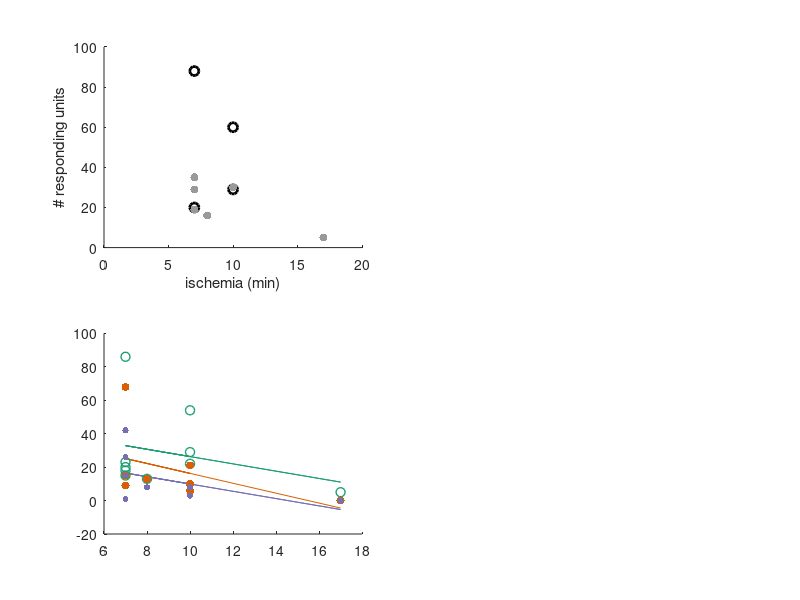

MATLAB code for this plot: (Note: this script raises an error after producing the figure.)
pathcode = 'C:\Users\Lenovo2020\OneDrive - imec\HumRet\_scripts';
pathSave = 'C:\Users\Lenovo2020\OneDrive - imec\HumanRetina\PlosOne\resubmission';

addpath(genpath(pathcode))
%%
patient_data = [7	1	18	nan	2	15 19;7	1	20	nan	4	15 29;...
17	1	5	0	0	0 5;7	0	15	9	0	1 20;...
10	0	22	21	9	8 29;10	0	54	10	1	3 60;...
7	0	86	68	11	42 88;7	1	23	15	0	26 35;...
8	1	13	13	10	8 16;10	1	29	6	0	3 30]; %ischemia, disease, dg, chrp, bar flash, total
%%
cols = [27,158,119;217,95,2;117,112,179]; cols = cols./255;
figure
subplot(2,2,1)
dis = find(patient_data(:,2)==1);
nodis = find(patient_data(:,2)==0);
scatter(patient_data(nodis,1),patient_data(nodis,7),45,'k','linewidth',2);
hold on
scatter(patient_data(dis,1),patient_data(dis,7),35,[0.6 0.6 0.6],'filled');
axis([0 20 0 100])
xlabel('ischemia (min)')
ylabel('# responding units')

subplot(2,2,3)


P = polyfit(patient_data(:,1),patient_data(:,3),1);
yfit = P(1)*patient_data(:,1)+P(2);
hold on
plot(patient_data(:,1),yfit,'-','color',cols(1,:))

tmp = find(~isnan(patient_data(:,4)));
P = polyfit(patient_data(tmp,1),patient_data(tmp,4),1);
yfit = P(1)*patient_data(tmp,1)+P(2);
hold on
plot(patient_data(tmp,1),yfit,'-','color',cols(2,:))

P = polyfit(patient_data(:,1),patient_data(:,6),1);
yfit = P(1)*patient_data(:,1)+P(2);
hold on
plot(patient_data(:,1),yfit,'-','color',cols(3,:))

scatter(patient_data(:,1),patient_data(:,3),45,cols(1,:),'linewidth',1);
s1 = scatter(patient_data(:,1),patient_data(:,4),35,cols(2,:),'filled');
scatter(patient_data(:,1),patient_data(:,6),20,cols(3,:),'filled');
alpha(s1,0.5)
xlabel('ischemia (min)')
ylabel('# responding units')
axis([0 20 0 100])
legend({'drifting-grating','chirp','flash'})

subplot(2,2,4)
dis = find(patient_data(:,2)==1);
nodis = find(patient_data(:,2)==0);
data_dis = patient_data(dis,7);
data_nodis = patient_data(nodis,7);

scatter(repmat(1,1,length(data_nodis)),data_nodis,15,[0.2 0.2 0.2]);
% plotSpread(data_nodis,'distributionIdx',repmat(1,length(data_nodis),1),'distributionMarkers',{'.'},'distributionColors',{[0.2 0.2 0.2]})
 hold on
 p1 = plot([1-0.3 1+0.3],[median(data_nodis) median(data_nodis)],'-','color',[0.2 0.2 0.2],'linewidth',2)
scatter(repmat(7,1,length(data_dis)),data_dis,15,[0.6 0.6 0.6],'markerfacealpha',0.5);
%  plotSpread(data_dis,'distributionIdx',repmat(7,length(data_dis),1),'distributionMarkers',{'.'},'distributionColors',{[0.6 0.6 0.6]})
 hold on
 plot([7-0.3 7+0.3],[median(data_dis) median(data_dis)],'-','color',[0.6 0.6 0.6],'linewidth',2)

 data_dis = patient_data(dis,3);
data_nodis = patient_data(nodis,3);
scatter(repmat(2,1,length(data_nodis)),data_nodis,15,cols(1,:));
% plotSpread(data_nodis,'distributionIdx',repmat(1,length(data_nodis),1),'distributionMarkers',{'.'},'distributionColors',{[0.2 0.2 0.2]})
 hold on
 p1 = plot([2-0.3 2+0.3],[median(data_nodis) median(data_nodis)],'-','color',cols(1,:),'linewidth',2)
scatter(repmat(8,1,length(data_dis)),data_dis,15,[cols(1,:)],'markerfacealpha',0.5);
%  plotSpread(data_dis,'distributionIdx',repmat(7,length(data_dis),1),'distributionMarkers',{'.'},'distributionColors',{[0.6 0.6 0.6]})
 hold on
 plot([8-0.3 8+0.3],[median(data_dis) median(data_dis)],'-','color',[cols(1,:) 0.5],'linewidth',2)

 
 data_dis = patient_data(dis,4);
data_nodis = patient_data(nodis,4);
scatter(repmat(3,1,length(data_nodis)),data_nodis,15,cols(2,:));
% plotSpread(data_nodis,'distributionIdx',repmat(1,length(data_nodis),1),'distributionMarkers',{'.'},'distributionColors',{[0.2 0.2 0.2]})
 hold on
 p1 = plot([3-0.3 3+0.3],[median(data_nodis) median(data_nodis)],'-','color',cols(2,:),'linewidth',2)
scatter(repmat(9,1,length(data_dis)),data_dis,15,[cols(2,:)],'markerfacealpha',0.5);
%  plotSpread(data_dis,'distributionIdx',repmat(7,length(data_dis),1),'distributionMarkers',{'.'},'distributionColors',{[0.6 0.6 0.6]})
 hold on
 plot([9-0.3 9+0.3],[nanmedian(data_dis) nanmedian(data_dis)],'-','color',[cols(2,:) 0.5],'linewidth',2)

 
  data_dis = patient_data(dis,6);
data_nodis = patient_data(nodis,6);
scatter(repmat(4,1,length(data_nodis)),data_nodis,15,cols(3,:));
% plotSpread(data_nodis,'distributionIdx',repmat(1,length(data_nodis),1),'distributionMarkers',{'.'},'distributionColors',{[0.2 0.2 0.2]})
 hold on
 p1 = plot([4-0.3 4+0.3],[median(data_nodis) median(data_nodis)],'-','color',cols(3,:),'linewidth',2)
scatter(repmat(10,1,length(data_dis)),data_dis,15,[cols(3,:)],'markerfacealpha',0.5);
%  plotSpread(data_dis,'distributionIdx',repmat(7,length(data_dis),1),'distributionMarkers',{'.'},'distributionColors',{[0.6 0.6 0.6]})
 hold on
 plot([10-0.3 10+0.3],[median(data_dis) median(data_dis)],'-','color',[cols(3,:) 0.5],'linewidth',2)

 axis([0 11 0 100])
 set(gca,'xtick',[2.5 8.5],'xticklabel',{'healthy','with cond.'})
 ylabel('# responding units')
 
%  legend([p1 p2 p3 p4],{'total','drifting-grating','chirp','flash'},'fontname','Arial','fontsize',7)
 
 
subplot(2,2,2)
dis = find(patient_data(:,2)==1);
nodis = find(patient_data(:,2)==0);
data_dis = patient_data(dis,1);
data_nodis = patient_data(nodis,1);

plotSpread(data_nodis,'distributionIdx',repmat(1,length(data_nodis),1),'distributionMarkers',{'.'},'distributionColors',{[0.2 0.2 0.2]})
 hold on
 p1 = plot([1-0.3 1+0.3],[median(data_nodis) median(data_nodis)],'-','color',[0.2 0.2 0.2],'linewidth',2)
plotSpread(data_dis,'distributionIdx',repmat(2,length(data_dis),1),'distributionMarkers',{'.'},'distributionColors',{[0.6 0.6 0.6]})
 hold on
 plot([2-0.3 2+0.3],[median(data_dis) median(data_dis)],'-','color',[0.6 0.6 0.6],'linewidth',2)
 axis([0 3 0 20])
 set(gca,'xtick',[1 2],'xticklabel',{'healthy','with cond.'})
 ylabel('ischemia (min)')

% saveas(gcf,fullfile(pathSave,'data_per_donor.svg'))
